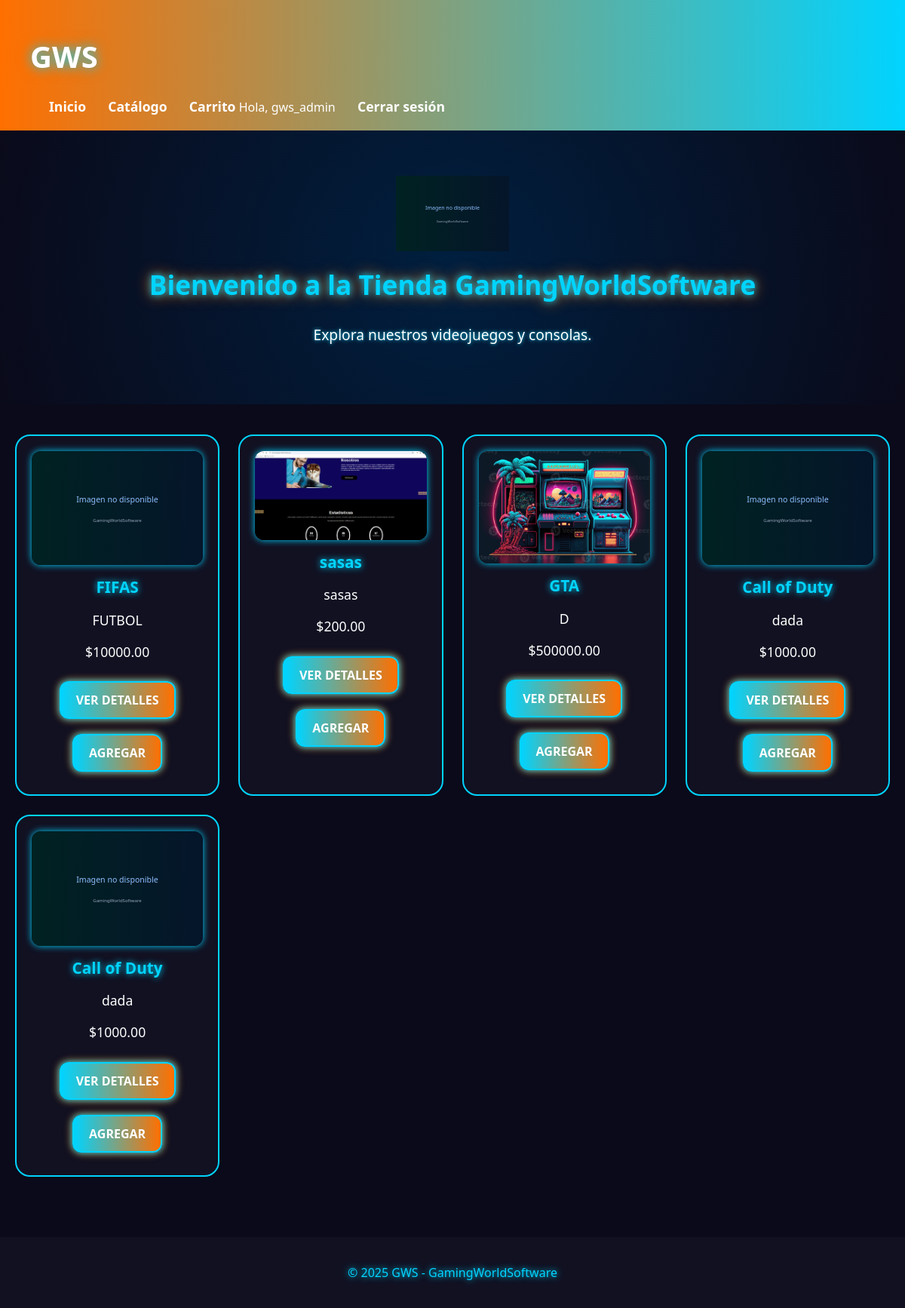
The app's page / (signed in) with its own data.
### tienda/models.py (models this page shows, shortened)
class Videojuego(models.Model):
    nombre = models.CharField(max_length=100)
    descripcion = models.TextField()
    precio = models.DecimalField(max_digits=10, decimal_places=2)
    imagen = models.ImageField(upload_to='videojuegos/', null=True, blank=True)
    categoria = models.CharField(max_length=50)
    fecha_lanzamiento = models.DateField()
    stock = models.PositiveIntegerField(default=0)

### tienda/views.py (the view)
# urls.py: path('', views.index, name='index'),
def index(request):
    videojuegos = Videojuego.objects.all()[:8]
    return render(request, 'tienda/index.html', {'videojuegos': videojuegos})

### tienda/templates/tienda/index.html
{% extends 'tienda/base.html' %}
{% load static %}
{% block content %}
<div class="hero">
    <img src="{% static 'tienda/img/cohete.png' %}" alt="Cohete" class="cohete">
    <h2>Bienvenido a la Tienda GamingWorldSoftware</h2>
    <p>Explora nuestros videojuegos y consolas.</p>
 </div>
<section class="productos">
    {% for juego in videojuegos %}
        <div class="producto">
            {% if juego.imagen %}
                <img src="{{ juego.imagen.url }}" alt="{{ juego.nombre }}" onerror="fallback(this)">
            {% else %}
                <img src="{% static 'tienda/img/placeholder.svg' %}" alt="placeholder">
            {% endif %}
            <h3>{{ juego.nombre }}</h3>
            <p>{{ juego.descripcion|truncatechars:80 }}</p>
            <p class="precio">${{ juego.precio }}</p>
            <div class="acciones">
                <a href="{% url 'detalle_videojuego' juego.pk %}" class="btn">Ver detalles</a>
                {% if user.is_authenticated %}
                    <a href="{% url 'agregar_carrito' juego.pk %}" class="btn">Agregar</a>
                {% else %}
                    <a href="{% url 'login' %}?next={% url 'detalle_videojuego' juego.pk %}" class="btn">Inicia sesión para añadir</a>
                {% endif %}
            </div>
        </div>
    {% empty %}
        <p>No hay videojuegos disponibles.</p>
    {% endfor %}
</section>
{% endblock %}

### tienda/templates/tienda/base.html (shortened to what this page needs)
{% load static %}
<!DOCTYPE html>
<html lang="es">
<head>
    <link rel="stylesheet" href="{% static 'tienda/css/styles.css' %}">
</head>
<body>
    <header>
        <div class="container-header">
            <h1>GWS</h1>
            <nav>
                <a href="{% url 'index' %}">Inicio</a>
                <a href="{% url 'productos' %}">Catálogo</a>
                <a href="{% url 'ver_carrito' %}">Carrito</a>
                {% if user.is_authenticated %}
                    <span class="user-label">Hola, {{ user.username }}</span>
                    <a href="{% url 'logout' %}">Cerrar sesión</a>
                {% else %}
                    <a href="{% url 'login' %}">Iniciar sesión</a>
                    <a href="{% url 'register' %}">Registrarse</a>
                {% endif %}
            </nav>
        </div>
    </header>
    <main>
        <div class="container">
            {% block content %}{% endblock %}
        </div>
    </main>
    <footer>
        <p>© {% now "Y" %} GWS - GamingWorldSoftware</p>
    </footer>
</body>
</html>

### static/tienda/css/styles.css (style rules this page uses)
body { margin: 0; font-family: 'Orbitron', 'Segoe UI', sans-serif; background-color: #0a0a1a; color: #ffffff; }
header { background: linear-gradient(90deg, #ff6f00, #00d4ff); padding: 20px 40px; display: flex; justify-content: space-between; align-items: center; box-shadow: 0 0 25px rgba(0, 212, 255, 0.7); }
header h1 { font-size: 2.5em; color: #fff; text-shadow: 0 0 15px #00d4ff, 0 0 20px #ff6f00; }
nav a { color: #fff; text-decoration: none; margin-left: 25px; font-weight: bold; font-size: 1.1em; transition: 0.3s; }
.hero { text-align: center; padding: 60px 20px; background: radial-gradient(circle at center, #001f3f, #0a0a1a); }
.hero h2 { font-size: 2.2em; color: #00d4ff; text-shadow: 0 0 10px #00d4ff, 0 0 20px #ff6f00; margin-top: 15px; }
.hero p { font-size: 1.2em; color: #fff; text-shadow: 0 0 5px #00d4ff; }
.hero img.cohete { width: 150px; animation: float 3s infinite alternate; }
.productos { display: grid; grid-template-columns: repeat(auto-fit, minmax(220px, 1fr)); gap: 25px; padding: 40px 20px; }
.producto { background: #111122; border: 2px solid #00d4ff; border-radius: 20px; padding: 20px; text-align: center; transition: 0.4s; }
.producto img { max-width: 100%; border-radius: 12px; box-shadow: 0 0 10px #00d4ff; transition: 0.3s; }
.producto h3 { margin: 15px 0 10px; font-size: 1.3em; color: #00d4ff; text-shadow: 0 0 8px #00d4ff; }
.producto p { font-size: 1.1em; color: #ffffff; }
button, .btn { background: linear-gradient(90deg, #00d4ff, #ff6f00); border: none; padding: 12px 25px; color: #fff; font-weight: bold; font-size: 1em; cursor: pointer; border-radius: 12px; text-transform: uppercase; box-shadow: 0 0 10px #00d4ff, 0 0 15px #ff6f00; transition: 0.4s; }
footer { text-align: center; padding: 20px; background: #111122; color: #00d4ff; text-shadow: 0 0 8px #00d4ff; margin-top: 40px; }
.producto .btn { display: inline-block; margin: 10px 5px; padding: 12px 20px; font-size: 1em; font-weight: bold; text-transform: uppercase; color: #fff; background: linear-gradient(90deg, #00d4ff, #ff6f00); border: 2px solid #00d4ff; border-radius: 12px; cursor: pointer; transition: all 0.3s ease-in-out; text-decoration: none; box-shadow: 0 0 8px #00d4ff, 0 0 12px #ff6f00; }
.producto img { max-width: 100%; border-radius: 12px; box-shadow: 0 0 10px #00d4ff; transition: transform 0.3s ease, box-shadow 0.3s ease; display: block; }

### records on screen
Videojuego: nombre "FIFAS", descripcion "FUTBOL", precio "10000.00"
Videojuego: imagen (picture), nombre "sasas", descripcion "sasas", precio "200.00"
Videojuego: imagen (picture), nombre "GTA", descripcion "D", precio "500000.00"
Videojuego: nombre "Call of Duty", descripcion "dada", precio "1000.00"
Videojuego: nombre "Call of Duty", descripcion "dada", precio "1000.00"

### other values on screen
{{ user.username }} "gws_admin"
